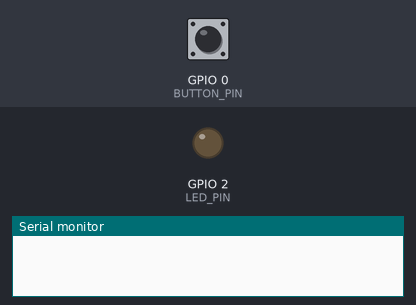
Recording of a sketch running on a simulated ESP32. On the bench: output pins drawn as LEDs (lit = HIGH), the last lines printed to the serial monitor. The inputs (shaded band) are chosen by the test bench; at power-on: GPIO 0 (BUTTON_PIN) HIGH. USB keyboard and mouse output is not drawn.

Above: at 0.0 s.
At 1.7 s:
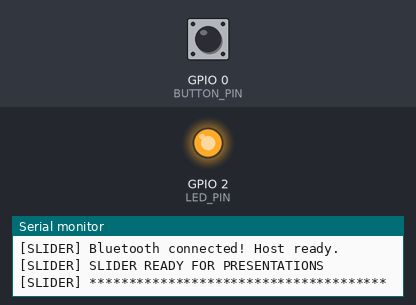
1.8 s: GPIO 0 (BUTTON_PIN) pulled LOW for 0.15 s
3.4 s: GPIO 0 (BUTTON_PIN) pulled LOW for 1 s
5.9 s: GPIO 0 (BUTTON_PIN) pulsed LOW 2 times (0.12 s each, 0.3 s apart)
Timing chart, 0 to 8.9 s (numbered marks = the images above; inputs shaded):
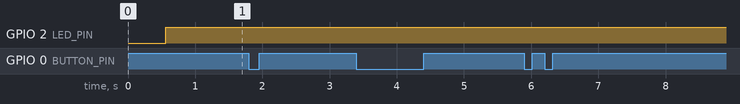

The sketch:

SLIDER_V1.ino
```cpp
/**
 * =============================================================================
 * SLIDER V1 — ESP32 Wireless Bluetooth Presentation Remote
 * =============================================================================
 * Target: Classic ESP32 (ESP32-WROOM-32 / DevKit V1)
 * Button: Built-in BOOT button on GPIO 0 (Active LOW with internal pull-up)
 *
 * Controls:
 *   - Single Press : Next Slide     (Sends KEY_RIGHT_ARROW)
 *   - Double Press : Previous Slide (Sends KEY_LEFT_ARROW)
 *   - Long Hold    : Single press only upon release (No repeat spam)
 *
 * Dependencies (Arduino IDE Library Manager):
 *   - "ESP32 BLE Keyboard" by T-vK (v0.3.2 or compatible)
 *   - Optional: "NimBLE-Arduino" by h2zero (v1.4.1+) for reduced RAM/Flash
 * =============================================================================
 */

#include <Arduino.h>
#include <BleKeyboard.h>

// =============================================================================
// 1. CONFIGURATION
// =============================================================================
#define DEBUG_ENABLED true
constexpr uint32_t DEBUG_BAUD_RATE = 115200;

#if DEBUG_ENABLED
    #define DEBUG_PRINT(x)    Serial.print(x)
    #define DEBUG_PRINTLN(x)  Serial.println(x)
    #define DEBUG_PRINTF(...) Serial.printf(__VA_ARGS__)
#else
    #define DEBUG_PRINT(x)
    #define DEBUG_PRINTLN(x)
    #define DEBUG_PRINTF(...)
#endif

// Target Button Hardware Configuration (Classic ESP32 built-in BOOT button)
constexpr uint8_t BUTTON_PIN = 0;

// Built-in status LED (GPIO 2 on standard Classic ESP32 DevKit boards)
#ifdef LED_BUILTIN
constexpr uint8_t LED_PIN = LED_BUILTIN;
#else
constexpr uint8_t LED_PIN = 2;
#endif

// Timing Configurations (in milliseconds)
constexpr uint32_t DEBOUNCE_MS             = 30;   // Debounce window to filter mechanical chatter
constexpr uint32_t DOUBLE_PRESS_WINDOW_MS = 300;  // Double-press detection window
constexpr uint32_t KEY_STROKE_DELAY_MS    = 20;   // Key hold duration before release
constexpr uint32_t LED_BLINK_DISCONNECTED_MS = 150; // LED rapid blink interval (150ms toggle)

// Bluetooth HID Device Profile
constexpr char DEVICE_NAME[]         = "SLIDER";
constexpr char DEVICE_MANUFACTURER[] = "SLIDER Systems";
constexpr uint8_t BATTERY_LEVEL      = 100;

// =============================================================================
// 2. BUTTON STATE MACHINE DEFINITION
// =============================================================================
enum class ButtonEvent : uint8_t {
    NONE = 0,
    SINGLE_PRESS,
    DOUBLE_PRESS
};

enum class ButtonState : uint8_t {
    BOOT_WAIT_RELEASE,
    IDLE,
    DEBOUNCE_PRESS,
    FIRST_PRESS_HELD,
    FIRST_RELEASE_DEBOUNCE,
    WAIT_FOR_SECOND_PRESS,
    SECOND_PRESS_DEBOUNCE,
    WAIT_FINAL_RELEASE
};

class ButtonManager {
public:
    ButtonManager()
        : _state(ButtonState::IDLE)
        , _stateTimerMs(0)
        , _pressStartMs(0)
        , _windowStartMs(0)
    {}

    void init() {
        DEBUG_PRINTLN("[SLIDER] Initializing button...");
        DEBUG_PRINTF("[SLIDER] Button GPIO: %d (Active LOW)\n", BUTTON_PIN);

        pinMode(BUTTON_PIN, INPUT_PULLUP);

        // Startup Safeguard: If BOOT was held down during power-on/reset, wait for release
        if (isPhysicalPressed()) {
            DEBUG_PRINTLN("[SLIDER] Boot warning: Button was held during startup. Waiting for release...");
            _state = ButtonState::BOOT_WAIT_RELEASE;
            _stateTimerMs = millis();
        } else {
            _state = ButtonState::IDLE;
            DEBUG_PRINTLN("[SLIDER] Button ready (Idle)");
        }
    }

    ButtonEvent update(uint32_t now) {
        const bool pressed = isPhysicalPressed();

        switch (_state) {
            case ButtonState::BOOT_WAIT_RELEASE:
                if (pressed) {
                    _stateTimerMs = now;
                } else if (now - _stateTimerMs >= DEBOUNCE_MS) {
                    _state = ButtonState::IDLE;
                    DEBUG_PRINTLN("[SLIDER] Button released after boot. Entering normal operation.");
                }
                break;

            case ButtonState::IDLE:
                if (pressed) {
                    _stateTimerMs = now;
                    _state = ButtonState::DEBOUNCE_PRESS;
                }
                break;

            case ButtonState::DEBOUNCE_PRESS:
                if (!pressed) {
                    _state = ButtonState::IDLE;
                } else if (now - _stateTimerMs >= DEBOUNCE_MS) {
                    _pressStartMs = now;
                    _state = ButtonState::FIRST_PRESS_HELD;
                    DEBUG_PRINTLN("[SLIDER] First press detected");
                }
                break;

            case ButtonState::FIRST_PRESS_HELD:
                if (!pressed) {
                    _stateTimerMs = now;
                    _state = ButtonState::FIRST_RELEASE_DEBOUNCE;
                }
                // No repeat actions while held
                break;

            case ButtonState::FIRST_RELEASE_DEBOUNCE:
                if (pressed) {
                    _state = ButtonState::FIRST_PRESS_HELD;
                } else if (now - _stateTimerMs >= DEBOUNCE_MS) {
                    if (now - _pressStartMs >= DOUBLE_PRESS_WINDOW_MS) {
                        _state = ButtonState::IDLE;
                        DEBUG_PRINTLN("[SLIDER] Single press confirmed (released after long hold)");
                        DEBUG_PRINTLN("[SLIDER] NEXT SLIDE");
                        return ButtonEvent::SINGLE_PRESS;
                    } else {
                        _windowStartMs = now;
                        _state = ButtonState::WAIT_FOR_SECOND_PRESS;
                        DEBUG_PRINTLN("[SLIDER] Waiting for second press...");
                    }
                }
                break;

            case ButtonState::WAIT_FOR_SECOND_PRESS:
                if (now - _windowStartMs >= DOUBLE_PRESS_WINDOW_MS) {
                    _state = ButtonState::IDLE;
                    DEBUG_PRINTLN("[SLIDER] Single press confirmed");
                    DEBUG_PRINTLN("[SLIDER] NEXT SLIDE");
                    return ButtonEvent::SINGLE_PRESS;
                } else if (pressed) {
                    _stateTimerMs = now;
                    _state = ButtonState::SECOND_PRESS_DEBOUNCE;
                }
                break;

            case ButtonState::SECOND_PRESS_DEBOUNCE:
                if (!pressed) {
                    _state = ButtonState::WAIT_FOR_SECOND_PRESS;
                } else if (now - _stateTimerMs >= DEBOUNCE_MS) {
                    _state = ButtonState::WAIT_FINAL_RELEASE;
                    DEBUG_PRINTLN("[SLIDER] Second press detected");
                    DEBUG_PRINTLN("[SLIDER] DOUBLE PRESS");
                    DEBUG_PRINTLN("[SLIDER] PREVIOUS SLIDE");
                    return ButtonEvent::DOUBLE_PRESS;
                }
                break;

            case ButtonState::WAIT_FINAL_RELEASE:
                if (!pressed) {
                    _state = ButtonState::IDLE;
                }
                break;
        }

        return ButtonEvent::NONE;
    }

private:
    ButtonState _state;
    uint32_t    _stateTimerMs;
    uint32_t    _pressStartMs;
    uint32_t    _windowStartMs;

    inline bool isPhysicalPressed() const {
        return (digitalRead(BUTTON_PIN) == LOW);
    }
};

// =============================================================================
// 3. BLUETOOTH HID MANAGER
// =============================================================================
class HidManager {
public:
    HidManager()
        : _bleKeyboard(DEVICE_NAME, DEVICE_MANUFACTURER, BATTERY_LEVEL)
        , _wasConnected(false)
    {}

    void init() {
        DEBUG_PRINTLN("[SLIDER] Initializing Bluetooth HID...");
        DEBUG_PRINTF("[SLIDER] Device name: %s\n", DEVICE_NAME);
        _bleKeyboard.begin();
        DEBUG_PRINTLN("[SLIDER] Waiting for Bluetooth connection...");
    }

    void update() {
        const bool connected = isConnected();

        if (connected && !_wasConnected) {
            DEBUG_PRINTLN("[SLIDER] **************************************");
            DEBUG_PRINTLN("[SLIDER] Bluetooth connected! Host ready.");
            DEBUG_PRINTLN("[SLIDER] SLIDER READY FOR PRESENTATIONS");
            DEBUG_PRINTLN("[SLIDER] **************************************");
            _wasConnected = true;
        } else if (!connected && _wasConnected) {
            DEBUG_PRINTLN("[SLIDER] Bluetooth disconnected. Waiting for reconnection...");
            _bleKeyboard.releaseAll();
            _wasConnected = false;
        }
    }

    bool isConnected() const {
        return const_cast<BleKeyboard&>(_bleKeyboard).isConnected();
    }

    bool sendNextSlide() {
        if (!isConnected()) {
            DEBUG_PRINTLN("[SLIDER] Warning: NEXT SLIDE dropped (Bluetooth not connected).");
            return false;
        }

        DEBUG_PRINTLN("[SLIDER] Sending HID: KEY_RIGHT_ARROW (Next Slide)");
        _bleKeyboard.press(KEY_RIGHT_ARROW);
        delay(KEY_STROKE_DELAY_MS);
        _bleKeyboard.release(KEY_RIGHT_ARROW);
        _bleKeyboard.releaseAll();
        return true;
    }

    bool sendPrevSlide() {
        if (!isConnected()) {
            DEBUG_PRINTLN("[SLIDER] Warning: PREVIOUS SLIDE dropped (Bluetooth not connected).");
            return false;
        }

        DEBUG_PRINTLN("[SLIDER] Sending HID: KEY_LEFT_ARROW (Previous Slide)");
        _bleKeyboard.press(KEY_LEFT_ARROW);
        delay(KEY_STROKE_DELAY_MS);
        _bleKeyboard.release(KEY_LEFT_ARROW);
        _bleKeyboard.releaseAll();
        return true;
    }

private:
    BleKeyboard _bleKeyboard;
    bool        _wasConnected;
};

// =============================================================================
// 4. LED STATUS MANAGER
// =============================================================================
class LedManager {
public:
    LedManager()
        : _lastToggleMs(0)
        , _ledState(false)
    {}

    void init() {
        pinMode(LED_PIN, OUTPUT);
        digitalWrite(LED_PIN, LOW);
        _ledState = false;
        DEBUG_PRINTF("[SLIDER] Initialized built-in LED on GPIO %d\n", LED_PIN);
    }

    void update(uint32_t now, bool isConnected) {
        if (isConnected) {
            // Solid constant glow when connected
            if (!_ledState) {
                digitalWrite(LED_PIN, HIGH);
                _ledState = true;
            }
        } else {
            // Rapid blink when disconnected
            if (now - _lastToggleMs >= LED_BLINK_DISCONNECTED_MS) {
                _lastToggleMs = now;
                _ledState = !_ledState;
                digitalWrite(LED_PIN, _ledState ? HIGH : LOW);
            }
        }
    }

private:
    uint32_t _lastToggleMs;
    bool     _ledState;
};

// =============================================================================
// 5. MAIN APPLICATION
// =============================================================================
static ButtonManager g_buttonManager;
static HidManager    g_hidManager;
static LedManager    g_ledManager;

void setup() {
#if DEBUG_ENABLED
    Serial.begin(DEBUG_BAUD_RATE);
    delay(500);
    Serial.println();
    Serial.println("==============================================");
    Serial.println("         SLIDER V1 — Presentation Remote      ");
    Serial.println("==============================================");
    Serial.println("[SLIDER] Booting firmware...");
#endif

    // 1. Initialize status LED
    g_ledManager.init();

    // 2. Initialize button
    g_buttonManager.init();

    // 3. Initialize Bluetooth HID
    g_hidManager.init();

#if DEBUG_ENABLED
    Serial.println("[SLIDER] System initialization complete.");
    Serial.println("[SLIDER] Ready for host pairing / connection.");
    Serial.println("----------------------------------------------");
#endif
}

void loop() {
    const uint32_t now = millis();

    // 1. Monitor Bluetooth lifecycle
    g_hidManager.update();

    // 2. Update status LED (rapid blink if disconnected, solid if connected)
    g_ledManager.update(now, g_hidManager.isConnected());

    // 3. Process non-blocking button state machine
    const ButtonEvent event = g_buttonManager.update(now);

    // 4. Dispatch presentation actions
    switch (event) {
        case ButtonEvent::SINGLE_PRESS:
            g_hidManager.sendNextSlide();
            break;

        case ButtonEvent::DOUBLE_PRESS:
            g_hidManager.sendPrevSlide();
            break;

        case ButtonEvent::NONE:
        default:
            break;
    }
}
```
